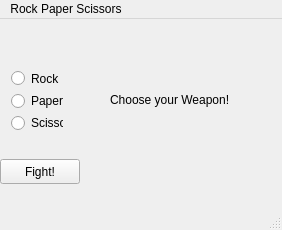
<?xml version="1.0" encoding="UTF-8"?>
<ui version="4.0">
 <class>rps2</class>
 <widget class="QMainWindow" name="rps2">
  <property name="geometry">
   <rect>
    <x>0</x>
    <y>0</y>
    <width>282</width>
    <height>230</height>
   </rect>
  </property>
  <property name="windowTitle">
   <string>rps2</string>
  </property>
  <widget class="QWidget" name="centralWidget">
   <widget class="QPushButton" name="pushButton">
    <property name="geometry">
     <rect>
      <x>0</x>
      <y>140</y>
      <width>80</width>
      <height>25</height>
     </rect>
    </property>
    <property name="text">
     <string>Fight!</string>
    </property>
   </widget>
   <widget class="QWidget" name="layoutWidget">
    <property name="geometry">
     <rect>
      <x>0</x>
      <y>40</y>
      <width>74</width>
      <height>83</height>
     </rect>
    </property>
    <layout class="QVBoxLayout" name="verticalLayout">
     <item>
      <widget class="QRadioButton" name="rockButton">
       <property name="text">
        <string>Rock</string>
       </property>
      </widget>
     </item>
     <item>
      <widget class="QRadioButton" name="paperButton">
       <property name="text">
        <string>Paper</string>
       </property>
      </widget>
     </item>
     <item>
      <widget class="QRadioButton" name="scissorsButton">
       <property name="text">
        <string>Scissors</string>
       </property>
      </widget>
     </item>
    </layout>
   </widget>
   <widget class="QLabel" name="label">
    <property name="geometry">
     <rect>
      <x>110</x>
      <y>40</y>
      <width>141</width>
      <height>81</height>
     </rect>
    </property>
    <property name="text">
     <string>Choose your Weapon!</string>
    </property>
   </widget>
  </widget>
  <widget class="QMenuBar" name="menuBar">
   <property name="geometry">
    <rect>
     <x>0</x>
     <y>0</y>
     <width>282</width>
     <height>22</height>
    </rect>
   </property>
   <widget class="QMenu" name="menuRock_Paper_Scissors">
    <property name="title">
     <string>Rock Paper Scissors</string>
    </property>
   </widget>
   <addaction name="menuRock_Paper_Scissors"/>
  </widget>
  <widget class="QStatusBar" name="statusBar"/>
 </widget>
 <layoutdefault spacing="6" margin="11"/>
 <resources/>
 <connections/>
</ui>
